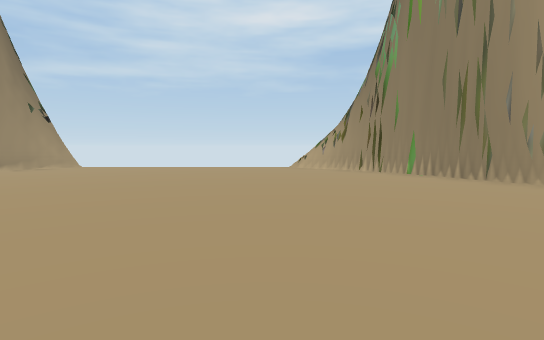
[1] (above)

16 first-person views from a walk through a 3-D level made in the Unity game engine. The camera is 1.2 m above the floor, tilts 4° down and sees 80° across. The floor is counted in squares, 2 m on a side. Each view is taken from the middle of a square. On the plan, view 1 faces up. The plan holds only what a view shows up to about 10 squares ahead; the rest is blank. The place goes on beyond the plan. The player is left out.

[2]
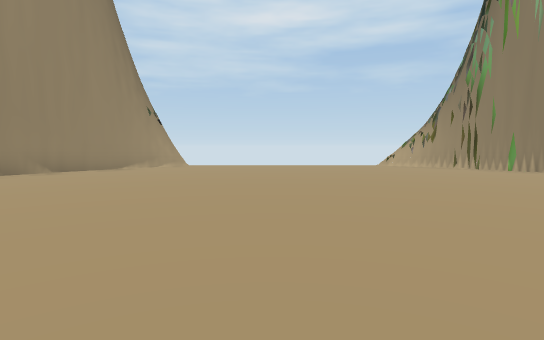

[3]
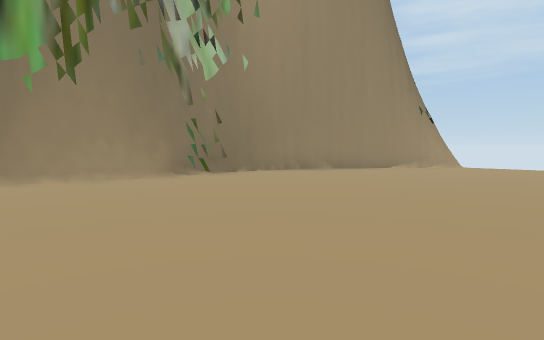

[4]
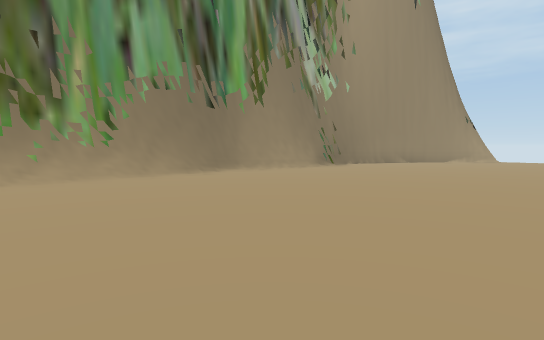

[5]
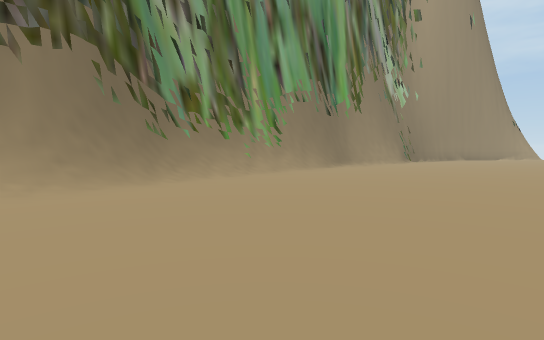

[6]
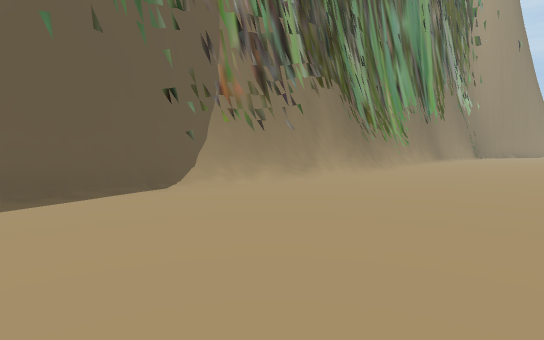

[7]
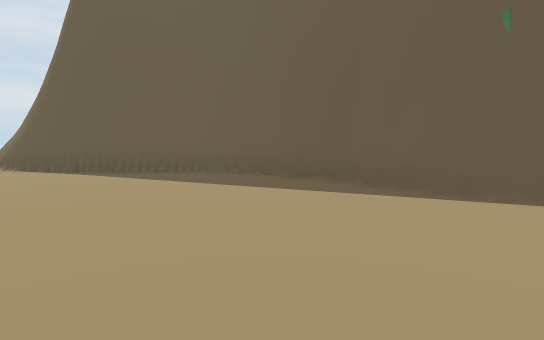

[8]
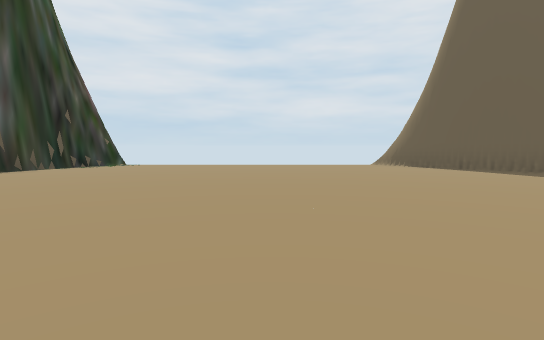

[9]
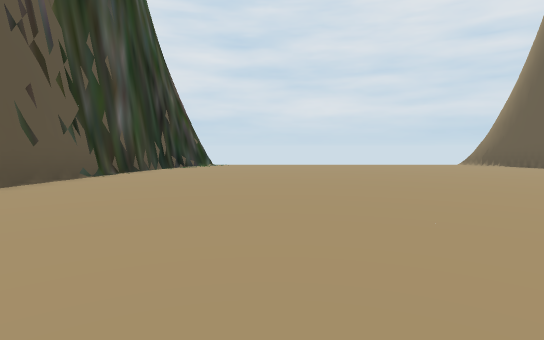

[10]
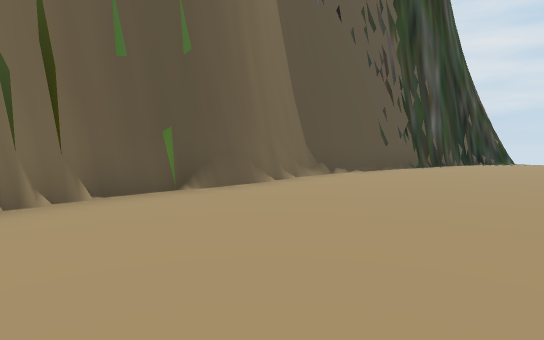

[11]
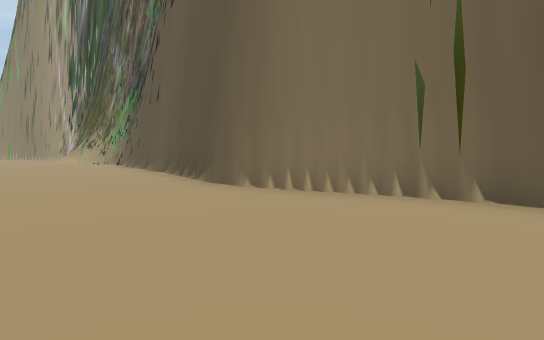

[12]
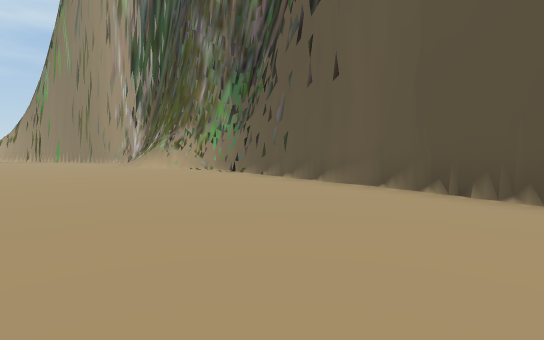

[13]
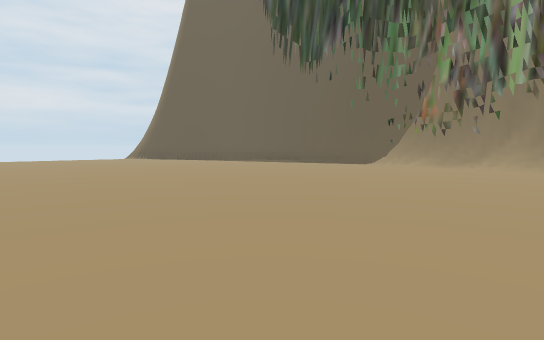

[14]
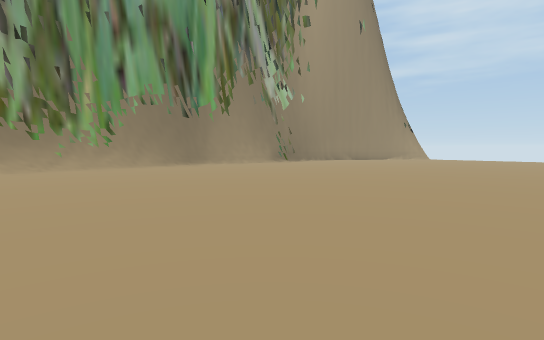

[15]
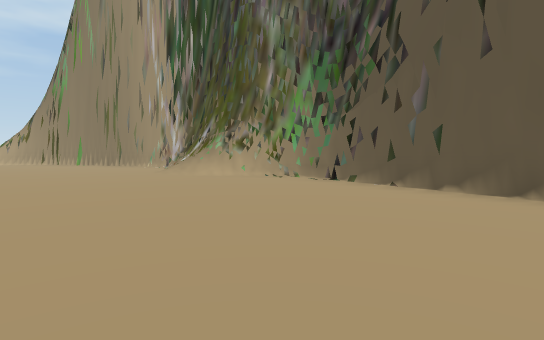

[16]
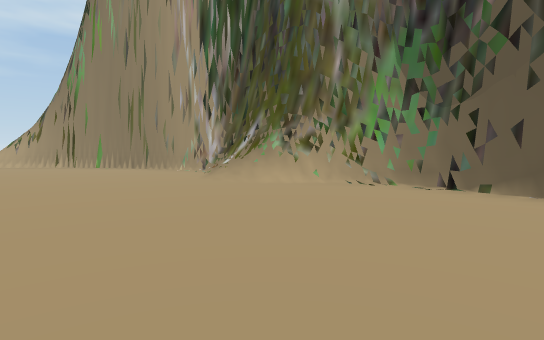

### Floor plan
Key: @ floor where view 1 was taken; # wall or solid block; x gap in a wall; . floor; / step, stairs or slope.
Columns run from 10 left of view 1 to 6 right of it. Each row starts with its distance up from view 1.
 10     x      x#
  9   ##........##
  8   #..........##
  7  ##...........#
  6  #............##
  5 ##.............#
  4 #..............#
  3 #............./#
  2 #............./#
  1 #............./#
  0 #.........@....#
 -1 #..............#
 -2 #..............#
 -3 #..............#
 -4 #..............#
 -5 #..............#
 -6 #/.............#
 -7 #/.............#
 -8 #/.............#
 -9 #/.............#
-10 #/.............#
-11 #/.............#
-12 #/.............##
-13 #...............#
-14 #..............##
-15 #..............##
-16 #...............#
-17 #...............#
-18 #...............#
-19 #..............##
-20 #..............#
-21 #..............#
-22 ##.............#
-23  ##............#
-24   ##..........##
-25    ##

Where each view was taken, in squares from view 1:
view 1: 0 up, 0 right, facing up
view 2: 1 down, 3 left, facing up
view 3: 1 down, 3 left, facing up-left
view 4: 6 down, 3 left, facing up-left
view 5: 10 down, 4 left, facing up-left
view 6: 16 down, 5 left, facing up-left
view 7: 14 down, 5 left, facing down-left
view 8: 14 down, 2 left, facing down
view 9: 14 down, 1 right, facing down
view 10: 11 down, 1 right, facing down-right
view 11: 13 down, 1 right, facing up-right
view 12: 8 down, 0 right, facing up-right
view 13: 8 down, 1 right, facing down-left
view 14: 7 down, 0 right, facing up-left
view 15: 5 down, 0 right, facing up-right
view 16: 3 down, 0 right, facing up-right
